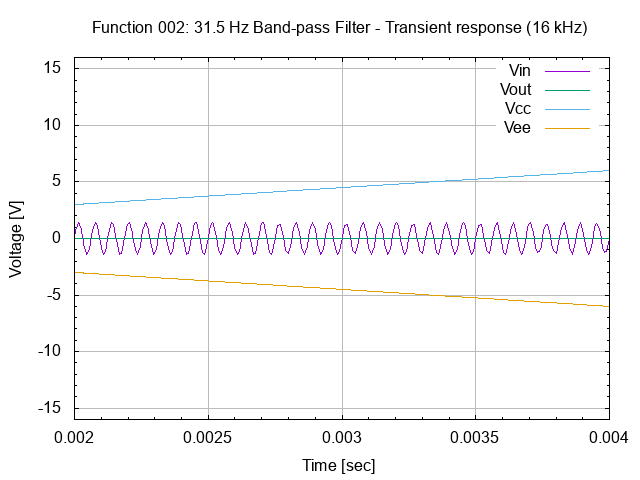

Here is the gnuplot script that generated this plot:
# setup terminal
set term png

# setup graph
set output "26.002.00.01.02.05.png"
set title "Function 002: 31.5 Hz Band-pass Filter - Transient response (16 kHz)"

# setup Y-axis
set yrange [-16:16]
set grid ytics lt 1 lw 1 lc rgb "#bbbbbb"
set mytics
set ylabel "Voltage [V]"

# setup X-axis
set grid xtics lt 1 lw 1 lc rgb "#bbbbbb"
set mxtics
set xrange [0.002:0.004]
set xlabel "Time [sec]"

# setup plot style
set style data lines
plot '26.002.00.01.02.dat' using 1:2 title "Vin", \
     '26.002.00.01.02.dat' using 1:3 title "Vout", \
     '26.002.00.01.02.dat' using 1:4 title "Vcc", \
     '26.002.00.01.02.dat' using 1:5 title "Vee"

# set output back to default
set output

# reset terminal type
set terminal pop
